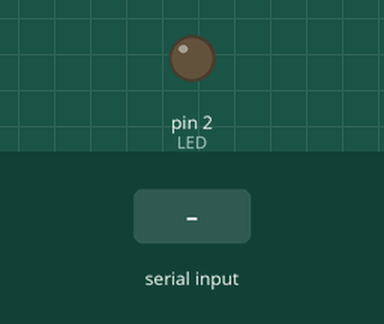
Simulated run of this sketch. Board: Arduino Uno, built with avr-gcc and run on an emulated ATmega328P. Shown: output pins drawn as LEDs (lit = HIGH). The test bench sets the inputs (shaded band).

Above: at 1.2 s.
1.3 s: "1" received over the second serial link
At 2.2 s:
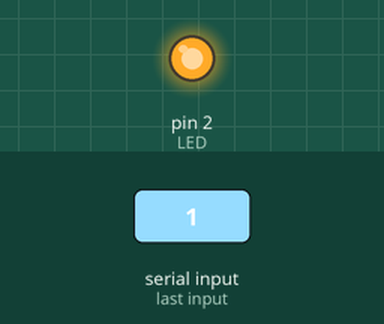
2.8 s: "0" received over the second serial link
At 3.3 s:
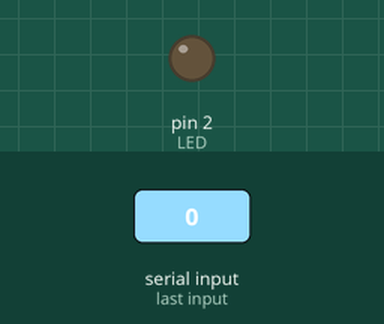
Timing chart, 0 to 5.8 s (numbered marks = the images above; inputs shaded):
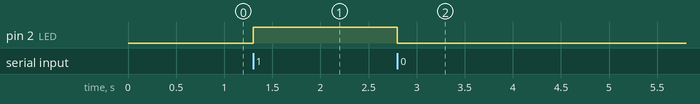

Measured:
- after the input at 1.3 s, pin 2 (LED): LOW → HIGH at once
- after the input at 2.8 s, pin 2 (LED): HIGH → LOW at once

The sketch:

btled.ino
```cpp
#include <SoftwareSerial.h> // Include the required libraries.
SoftwareSerial HC06(0, 1);

int LED = 2;  //The pin that the LED is atteched to.

void setup() {
  HC06.begin(9600);  // Initialize serial.
  pinMode(LED, OUTPUT); // Initalize LED as an output
}

void loop() { // The loop function runs over and over again forever.

  if(HC06.available() > 0)               //  Preparing a setup to send energy to the door where our led is in case of data, and not to send it if the connection cannot be established.
  {
    char receive = HC06.read();
    if(receive == '1')
    {
      digitalWrite(LED, HIGH); // Turn the LED on (HIGH is the voltage level)
    }
    else digitalWrite(LED, LOW); // turn the LED off (LOW is the voltage level)
  }

}
```
